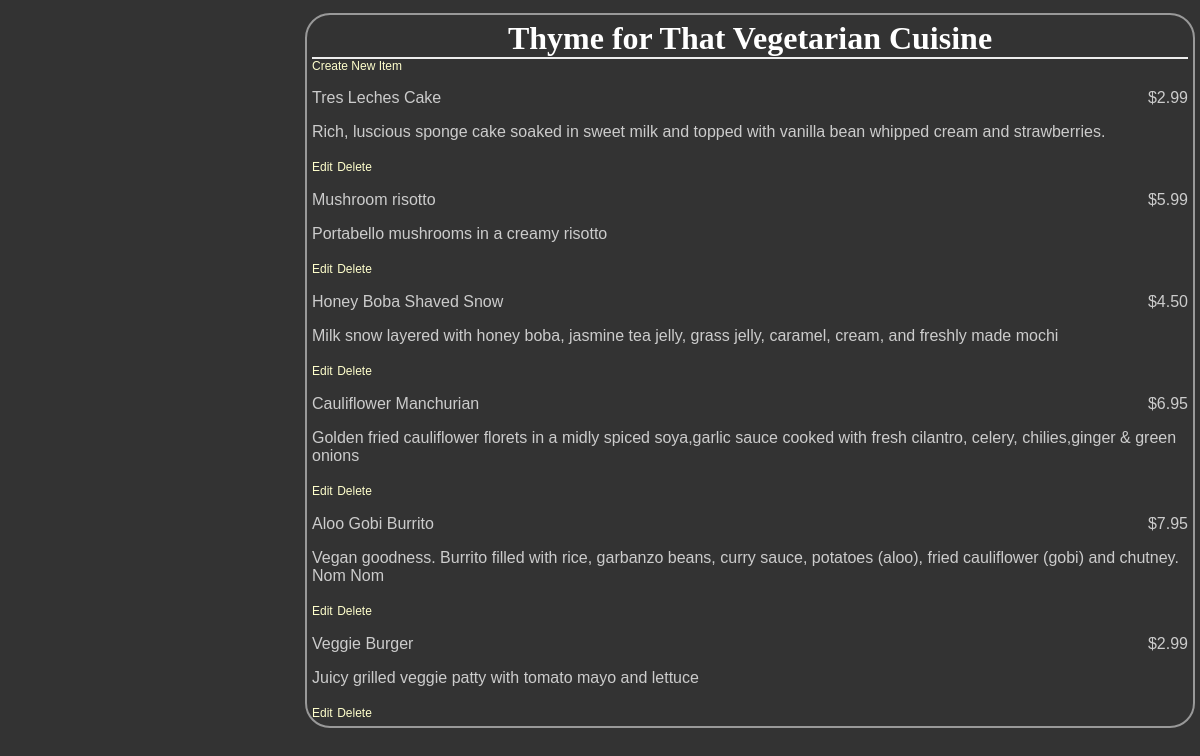
Screenshot of /restaurants/5/menu with the database file from the repository.
### database_setup.py (models this page shows, shortened)
class Restaurant(Base):
    __tablename__ = 'restaurant'
    id = Column(Integer, primary_key=True)
    name = Column(String(250), nullable=False)

class MenuItem(Base):
    __tablename__ = 'menu_item'
    id = Column(Integer, primary_key=True)
    name = Column(String(80), nullable=False)
    description = Column(String(250))
    price = Column(String(8))
    course = Column(String(250))
    restaurant_id = Column(Integer, ForeignKey('restaurant.id'))
    restaurant = relationship(Restaurant)

### project.py (the view)
@app.route('/')
@app.route('/restaurants/<int:restaurant_id>/menu')
def restaurantMenu(restaurant_id):
    session = DBSession()
    restaurant = session.query(Restaurant).filter_by(id=restaurant_id).one()
    items = session.query(MenuItem).filter_by(restaurant_id=restaurant_id)
    return render_template(
        'menu.html', restaurant=restaurant, items=items, restaurant_id=restaurant_id)

### templates/menu.html (shortened to what this page needs)
<html>
    <head>
        <link rel="stylesheet" type="text/css" href="{{ url_for('static', filename='styles.css') }}"></head>
        <body>
            <div class='pane'>
                <div class='header'>
                    <h1>{{ restaurant.name }}</h1>
                </div>
                <a href='{{url_for('newMenuItem', restaurant_id = restaurant.id) }}'>Create New Item</a>
                {% for i in items %}
                    <div class='nameAndPrice'>
                        <span class='name'>
                            <p>{{i.name}}</p>
                        </span>
                        <span class='price'>
                            <p>{{i.price}}
                            </p>
                        </span>
                    </div>
                    <div class='description'>
                        <p>{{i.description}}</p>
                    </div>
                    <div class="editdeletepane">
                        <a href='{{url_for('editMenuItem',restaurant_id = restaurant.id, menu_id=i.id)}}'>Edit</a>
                        <a href='{{url_for('deleteMenuItem', restaurant_id = restaurant.id, menu_id=i.id)}}'>
                            Delete</a>
                    </div>
                {% endfor %}
            </div>
    </body>
</html>

### static/styles.css (style rules this page uses)
body { font-family: sans-serif; background-color: #333333 }
h1, h2, h3, h4 { color: #ffffff; }
h1, h2 { font-family: 'georgia', serif; margin: 0; }
h1 { border-bottom: 2px solid #eee; }
p, dd, dt { color: #cccccc; }
a { text-decoration: none; color: #ffffcc; font-size: .75em; }
.pane { position: absolute; left: 25%; border: 2px solid; border-radius: 25px; padding: 5px; margin: 5px; border-color: #999999; background-color: #333333 }
.header { left: 50%; text-align: center; }
.name { width: 50%; display: inline-block; float: left; }
.price { text-align: right; width: 50%; float: right; }

### rows the page displays
Restaurant: name "Thyme for That Vegetarian Cuisine"
MenuItem: name "Tres Leches Cake", price "$2.99", description "Rich, luscious sponge cake soaked in sweet milk and topped with vanilla bean whipped cream and strawberries."
MenuItem: name "Mushroom risotto", price "$5.99", description "Portabello mushrooms in a creamy risotto"
MenuItem: name "Honey Boba Shaved Snow", price "$4.50", description "Milk snow layered with honey boba, jasmine tea jelly, grass jelly, caramel, cream, and freshly made mochi"
MenuItem: name "Cauliflower Manchurian", price "$6.95", description "Golden fried cauliflower florets in a midly spiced soya,garlic sauce cooked with fresh cilantro, celery, chilies,ginger & green onions"
MenuItem: name "Aloo Gobi Burrito", price "$7.95", description "Vegan goodness. Burrito filled with rice, garbanzo beans, curry sauce, potatoes (aloo), fried cauliflower (gobi) and chutney. Nom Nom"
MenuItem: name "Veggie Burger", price "$2.99", description "Juicy grilled veggie patty with tomato mayo and lettuce"
